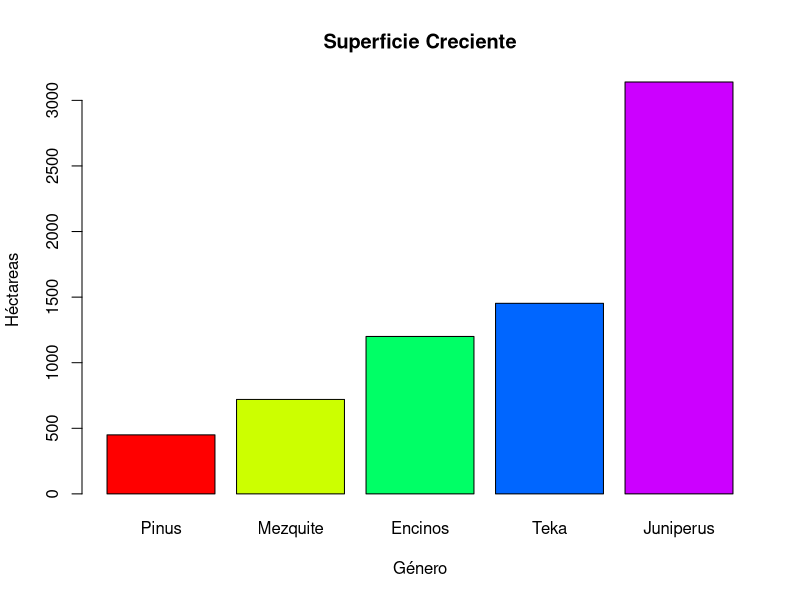
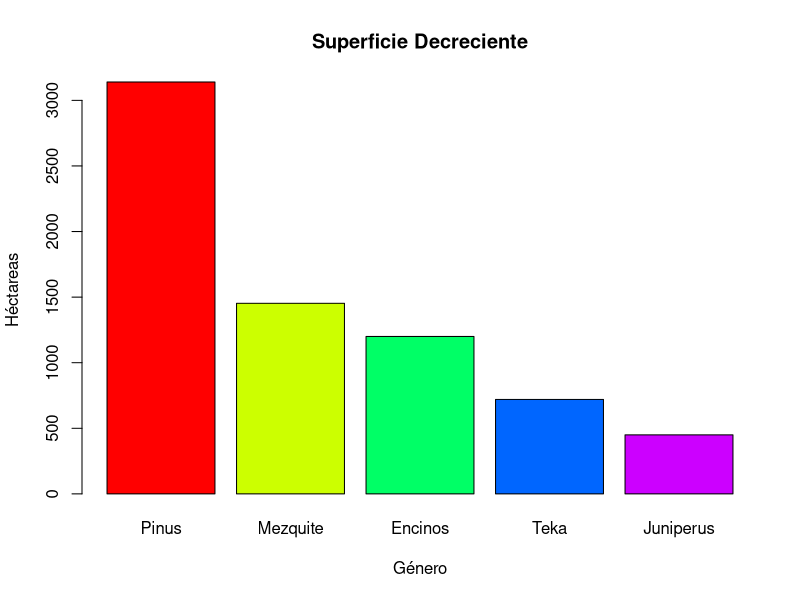

These figures' R source, in order:

# Problema 1 --------------------------------------------------------------


superficie <- c(3140, 1453, 450, 1200, 720)
sup_creciente <- sort(superficie)
sup_creciente
sup_decreciente <- sort(superficie, decreasing = TRUE)
sup_decreciente

barplot(sup_creciente, main = "Superficie Creciente", col = rainbow(5), 
        ylab = "Héctareas", xlab = "Género",
        names.arg = c("Pinus", "Mezquite", "Encinos", "Teka","Juniperus"))
              
barplot(sup_decreciente, main = "Superficie Decreciente", col = rainbow(5), 
        ylab = "Héctareas", xlab = "Género", 
        names.arg = c("Pinus", "Mezquite", "Encinos", "Teka", "Juniperus"))
mean (superficie)


# Problema 2 --------------------------------------------------------------

germinacion <- c(4, 1, 6, 2, 4, 2, 4, 2, 4, 6, 3, 5, 3, 2, 5, 4, 0, 5, 4,
                 2, 4, 5, 3, 5, 3, 5, 4, 3, 6, 2)
mean(germinacion)
sd(germinacion)


# Problema 3 --------------------------------------------------------------

altura <- c(38, 14, 44, 11, 9, 21, 39, 28, 41, 4, 35, 24, 36, 12,
            20, 31, 24, 25, 10, 21, 11, 36, 37, 20, 26)
mean(altura)
sd(altura)

